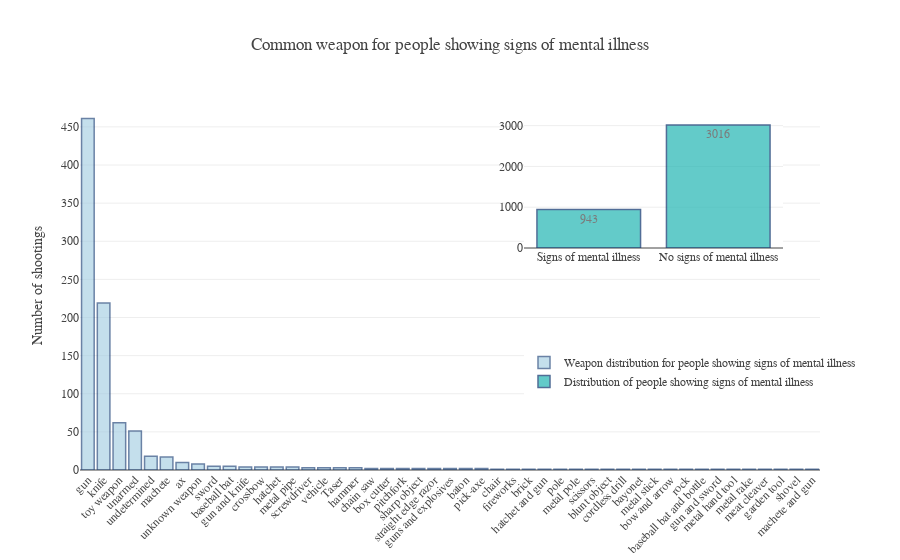

Source (notebook cell):
### Markdown cell above
## Signs of Mental Illness & Common Weapon
---
Is someone who shows signs of mental illness more likely to have a weapon? What kind of weapon?

The dataset includes a feature that tells whether or not a person showed signs of mental illness. The next plot looks at the distribution of people showing signs of mental illness and the most common weapon ('armed' column) for people who did show signs of mental illness. 

Gun is the most common, which is also the most common weapon for the entire dataset. Same for the second most common item in plot which is knife, but the third one is different from the whole dataset: toy weapon. Toy weapon can include airsoft guns, BB guns, and replica guns and are difficult to discern from the [real thing](https://www.washingtonpost.com/investigations/in-two-years-police-killed-86-people-brandishing-guns-that-look-real--but-arent/2016/12/18/ec005c3a-b025-11e6-be1c-8cec35b1ad25_story.html?utm_term=.0cf19c6648fc).

### Code cell
ppl_with_mi = data.loc[data['signs_of_mental_illness'] == True]
ppl_with_no_mi = data.loc[data['signs_of_mental_illness'] == False]
x = ppl_with_mi['armed'].value_counts().index
y = []
for weapon in x:
    y.append(len(ppl_with_mi.loc[ppl_with_mi['armed'] == weapon]))

# Create trace for 'armed' distribution
trace_data_mi = go.Bar(x = x,
                       y = y,
                       marker = dict(
                           color = 'rgb(158,202,225)',
                           line = dict(
                               color = 'rgb(8,48,107)',
                               width = 1.5),
                       ),
                       opacity = 0.6,
                       name = 'Weapon distribution for people showing signs of mental illness'
                      )

# Create trace for mental illness distribution
trace_total_mi = go.Bar(x = ['Signs of mental illness', 'No signs of mental illness'],
                        y = [len(ppl_with_mi), len(ppl_with_no_mi)],
                        text = [len(ppl_with_mi), len(ppl_with_no_mi)],
                        textposition = 'auto',
                        marker = dict(
                            color = 'rgb(33, 181, 179)',
                            line = dict(
                                color = 'rgb(8,48,107)',
                                width = 1.5)
                        ),
                        opacity = 0.7,
                        xaxis='x2',
                        yaxis='y2',
                        name = 'Distribution of people showing signs of mental illness'
                       )

# Create layout
layout = go.Layout(font = dict(family = "Overpass"),
                   title = "Common weapon for people showing signs of mental illness",
                   legend=dict(x=.6, y=0.2),
                   xaxis=dict(tickangle=-45),
                   yaxis = dict(title = "Number of shootings"),
                   margin = dict(b = 90),
                   xaxis2=dict(
                       domain=[0.6, 0.95],
                       anchor='y2'
                   ),
                   yaxis2=dict(
                       domain=[0.6, 0.95],
                       anchor='x2',
                   )
                  )

fig = go.FigureWidget(data=[trace_data_mi, trace_total_mi], layout=layout)
plotly.offline.iplot(fig , validate=False, show_link=False, image='png', filename='mental-illness-armed')

### Figure 1 — Plotly figure (JSON) as saved in the notebook; plotly's stock layout.template omitted (floating-point values rounded to 4 significant figures)
{"data": [{"marker": {"color": "rgb(158,202,225)", "line": {"color": "rgb(8,48,107)", "width": 1.5}}, "name": "Weapon distribution for people showing signs of mental illness", "opacity": 0.6, "type": "bar", "uid": "1b5abf16-76be-4af6-892b-a9cca57e1bfc", "x": ["gun", "knife", "toy weapon", "unarmed", "undetermined", "machete", "ax", "unknown weapon", "sword", "baseball bat", "gun and knife", "crossbow", "hatchet", "metal pipe", "screwdriver", "vehicle", "Taser", "hammer", "chain saw", "box cutter", "pitchfork", "sharp object", "straight edge razor", "guns and explosives", "baton", "pick-axe", "chair", "fireworks", "brick", "hatchet and gun", "pole", "metal pole", "scissors", "blunt object", "cordless drill", "bayonet", "metal stick", "bow and arrow", "rock", "baseball bat and bottle", "gun and sword", "metal hand tool", "metal rake", "meat cleaver", "garden tool", "shovel", "machete and gun"], "y": [461, 219, 62, 51, 18, 17, 10, 8, 5, 5, 4, 4, 4, 4, 3, 3, 3, 3, 2, 2, 2, 2, 2, 2, 2, 2, 1, 1, 1, 1, 1, 1, 1, 1, 1, 1, 1, 1, 1, 1, 1, 1, 1, 1, 1, 1, 1]}, {"marker": {"color": "rgb(33, 181, 179)", "line": {"color": "rgb(8,48,107)", "width": 1.5}}, "name": "Distribution of people showing signs of mental illness", "opacity": 0.7, "text": ["943", "3016"], "textposition": "auto", "type": "bar", "uid": "491ac32b-e3d0-4d63-b144-b4cbc649bd90", "x": ["Signs of mental illness", "No signs of mental illness"], "xaxis": "x2", "y": [943, 3016], "yaxis": "y2"}], "layout": {"font": {"family": "Overpass"}, "legend": {"x": 0.6, "y": 0.2}, "margin": {"b": 90}, "title": {"text": "Common weapon for people showing signs of mental illness"}, "xaxis": {"tickangle": -45}, "xaxis2": {"anchor": "y2", "domain": [0.6, 0.95]}, "yaxis": {"title": {"text": "Number of shootings"}}, "yaxis2": {"anchor": "x2", "domain": [0.6, 0.95]}}}
